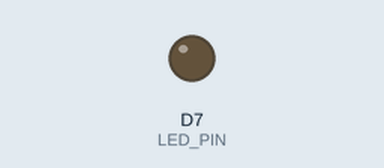
This sketch was run on a simulated ESP8266 (NodeMCU). On the bench: output pins drawn as LEDs (lit = HIGH).

Above: at 0.2 s.
At 39.65 s:
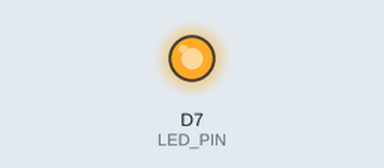
Timing chart, 0 to 40.0 s (numbered marks = the images above):
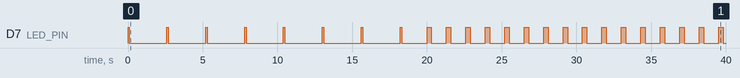

Measured:
- by itself, D7 (LED_PIN): goes 7 × (HIGH 0.10 s, LOW 2.5 s), HIGH 0.10 s, LOW 1.7 s, 15 × (HIGH 0.30 s, LOW 1.0 s), HIGH 0.30 s, then LOW

The sketch:

Led_blink.ino
```cpp
/*
    Name:       Led_blink.ino
    Created:	29/03/2024 15:07:51
    Author:     ifrimv
	Hardware	ESP8266 LOLIN(WEMOS) D1 mini Lite
	Arduino		15
	Package		2.7.4
*/
#if defined(ARDUINO) && ARDUINO >= 100
#include "arduino.h"
#else
#include "WProgram.h"
#endif

#include "Led_blink_pattern.h"
#define LED_PIN D7

Led_blink ledError(LED_PIN);
uint8 ix= 0;

void setup(){
	ledError.addPattern(100, 2500);			//0.1s On, 2.5s Off
	ledError.addPattern(300, 1000);
	ledError.addPattern(1000, 300);
	ledError.addPattern(300, 400, 2, 2500);	//0.3s On, 0.4s Off, repeat 2 time, pause 2.5s
	ledError.addPattern(300, 300, 0, 0);
}

void loop(){
	ledError.startBlink(ix);
	delay(20000); //20second delay
	if (ix++ >= 4)	{
		ix = 0;
	}
}
```

Led_blink_pattern.cpp
```cpp
//
//
//
#include "led_blink_pattern.h"


Led_blink::Led_blink(int pin) {
	ledPin = pin;
	isBlinking = false;
	pinMode(ledPin, OUTPUT);
	digitalWrite(ledPin, LOW);
	totalPatterns = 0;
}

void Led_blink::addPattern(unsigned long onTime, unsigned long offTime, uint8 repeat, uint16 pauseTime) {
	if (totalPatterns < MAX_PATTERN_NUMBERS) {
		patterns[totalPatterns].onTime = onTime;
		patterns[totalPatterns].offTime = offTime;
		patterns[totalPatterns].repeat = repeat;
		patterns[totalPatterns].pauseTime = pauseTime;
		totalPatterns++;
	}
}

void Led_blink::startBlink(uint8 ix) {
	stopBlink();
	if (ix >= 0 && ix < totalPatterns) {
		isBlinking = true;
		curentPattern = ix;
		repeatCounter = 0;
		onTime = patterns[curentPattern].onTime;
		offTime = patterns[curentPattern].offTime;
		repeat = patterns[curentPattern].repeat;
		pauseTime = patterns[curentPattern].pauseTime;
		toggle(); // LED ON
	}
}

void Led_blink::stopBlink() {
	if (isBlinking) {
		isBlinking = false;
		ticker.detach();
		digitalWrite(ledPin, LOW);
	}
}

void Led_blink::toggle() {
	if (repeat) {
		//blink with pause
		if (!digitalRead(ledPin)) {
			//rising edge
			if (repeatCounter < repeat) {
				//blink period
				repeatCounter++;
				ticker.once_ms(onTime, [this]() { toggle(); });
				digitalWrite(ledPin, HIGH); //Led ON
			}
			else {
				//pause period
				ticker.once_ms(pauseTime, [this]() { toggle(); });
				repeatCounter = 0;			//restart cicle
			}
		}
		else {
			//falling edge
			ticker.once_ms(offTime, [this]() { toggle(); });
			digitalWrite(ledPin, LOW);		//Led OFF
		}
	}
	else {
		// blink
		digitalWrite(ledPin, !digitalRead(ledPin));
		if (digitalRead(ledPin) == HIGH) {
			//Start Led ON  period
			ticker.once_ms(onTime, [this]() { toggle(); });
		}
		else {
			//Start Led OFF period
			ticker.once_ms(offTime, [this]() { toggle(); });
		}
	}
}
```

Led_blink_pattern.h
```cpp
// Led_blink_pattern.h

#ifndef LED_BLINK_H
#define LED_BLINK_H

#if defined(ARDUINO) && ARDUINO >= 100
#include "arduino.h"
#else
#include "WProgram.h"
#endif

#include <Arduino.h>
#include <Ticker.h>

#define MAX_PATTERN_NUMBERS 5

struct struct_BlinkPatern{
	//time in ms
	uint16 onTime;		// ms - led ON
	uint16 offTime;		// ms - led OFF
	uint16 pauseTime;	// ms - pause
	uint8 repeat;		// number of blinks before pause, if 0 -> no pause
};

class Led_blink {
private:
	int ledPin;
	bool isBlinking;
	uint8 curentPattern;
	uint8 totalPatterns;
	uint8 repeatCounter;
	uint16 onTime;
	uint16 offTime;
	uint16 pauseTime;
	uint8 repeat;
	struct_BlinkPatern patterns[MAX_PATTERN_NUMBERS];
	Ticker ticker;
	void toggle();

public:
	Led_blink(int pin);
	void addPattern(unsigned long onTime, unsigned long offTime, uint8 repeat=0, uint16 pauseTime=0);
	void startBlink(uint8 patternIndex);
	void stopBlink();
};

#endif
```
